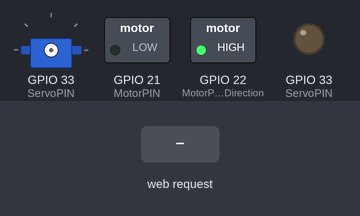
Recording of a sketch running on a simulated ESP32. Parts: servo, switched loads named in the sketch (green lamp = pin HIGH), output pins drawn as LEDs (lit = HIGH). Inputs (shaded band) come from the test bench. WiFi joins after 1.5 s; servers stay silent unless stated; servo pulses on a pin are drawn as a servo (544–2400 µs = 0–180°); what the sketch prints to the serial monitor is not drawn.

Above: at 2.7 s.
2.8 s: HTTP request GET /joy?val= received
At 4.1 s:
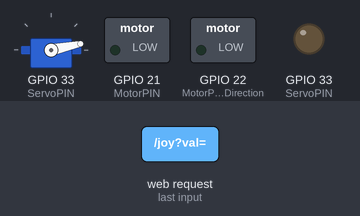
Timing chart, 0 to 5.8 s (numbered marks = the images above; inputs shaded):
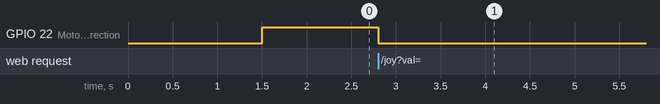

The sketch:

JoyStick.ino
```cpp
/*Built off of:
 * MEAM510 Lab 4 demo
 * March 2021
 *
 * Mark Yim
 * University of Pennsylvania
 * copyDirection (c) 2021 All Directions Reserved
 */
#include <WiFi.h>
#include "html510.h"
#include "joyJS.h"
#include "tankJS.h"

WiFiServer server(80);
//upenn wifi
/*
const char* ssid     = "#Skyroam_1t9";
const char* password = "55687127";
*/
//home wifi

const char* ssid     = "Fios-G8WhZ";
const char* password = "Jesuisungrenouille777";

const char *body;

/********************/
/* HTML510  web   */
void handleFavicon(){
  sendplain(""); // acknowledge
}

void handleRoot() {
  sendhtml(body);
}

void handleSwitch() { // Switch between JOYSTICK and TANK mode
  String s="";
  static int toggle=0;
  if (toggle) body = joybody;
  else body = tankbody;
  toggle = !toggle;
  sendplain(s); //acknowledge
}

#define Direction_CHANNEL0      0 // use first channel of 16
#define Speed_CHANNEL1       3
#define MotorPIN    21
#define MotorPIN_Direction 22
#define ServoPIN    33
#define MotorFREQ    5000
#define ServoFREQ    60
#define LEDC_RESOLUTION_BITS  12
#define LEDC_RESOLUTION  ((1<<LEDC_RESOLUTION_BITS)-1)
#define servoMin 0.045
#define servoMax 0.08
#define motorMin 0
#define motorMax 1


//initialize neccesary params
int SpeedMotor, DirectionServo,DirectionMotor;
// finds the duty cycle given the maximum and minimum allowed duty cycle
float FindDuty(int Value, float Min,float Max){
  int duty=Value;
  int Minimum=duty*Min;
  int Maximum=duty*Max;
  if(duty>=Maximum){
    duty=Maximum;
  }
  else if(duty<=Minimum){
     duty=Minimum;
  }
  return duty;
  }

void updateMotors() {
 ledcWrite(Speed_CHANNEL1,FindDuty(SpeedMotor, motorMin,motorMax));  // write duty to LEDC
 ledcWrite(Direction_CHANNEL0,FindDuty(DirectionServo,servoMin,servoMax));  // write duty to LEDC

  if(DirectionMotor<0){
    digitalWrite(MotorPIN_Direction, LOW);
  }
  else if(DirectionMotor>=0){
    digitalWrite(MotorPIN_Direction, HIGH);
  }


}

/************************/
/* joystick mode  code  */

int x,y;

void handleJoy() {
  int Speed, Direction;
  x = getVal(); // from -50 to +50
  y = getVal();
  String s = String(x) + "," + String(y);

  Speed = y;
  Direction = x;
 //determines the speed of the motor
  SpeedMotor = map(Speed, -50, 50, -1*LEDC_RESOLUTION, LEDC_RESOLUTION);
   if(SpeedMotor>=0){
  DirectionMotor=-1;
  }
  else{
    DirectionMotor=1;
    SpeedMotor=SpeedMotor*-1;
  }
  //determines direction of servor
  DirectionServo = map(Direction, -50, 50, 0, LEDC_RESOLUTION);

  sendplain(s);
  Serial.printf("received X,Y:=%d,%d\n",x,y);
}


void setup()
{
  Serial.begin(115200);
  WiFi.mode(WIFI_MODE_STA);
  WiFi.begin(ssid, password);
  //Upenn wifi
  /*
  WiFi.config(IPAddress(192, 168, 43, 109), // change the last number to your assigned number
              IPAddress(192, 168, 43, 1),
              IPAddress(255, 255, 255, 0));
*/

  //home Wifi

 WiFi.config(IPAddress(192, 168, 1, 109),
              IPAddress(192, 168, 1, 1),
              IPAddress(255, 255, 255, 0));


  while(WiFi.status()!= WL_CONNECTED ) {
    delay(500); Serial.print(".");
  }
  Serial.println("WiFi connected");
  Serial.printf("Use this URL http://%s/\n",WiFi.localIP().toString().c_str());
  server.begin();                  //Start server

 // Motor initialization
  pinMode(MotorPIN_Direction , OUTPUT);
  pinMode(MotorPIN,OUTPUT);
  pinMode(ServoPIN,OUTPUT);
  ledcSetup(Direction_CHANNEL0, ServoFREQ, LEDC_RESOLUTION_BITS); // channel, freq, bits
  ledcAttachPin(ServoPIN, Direction_CHANNEL0);
  ledcSetup(Speed_CHANNEL1, MotorFREQ, LEDC_RESOLUTION_BITS); // channel, freq, bits
  ledcAttachPin(MotorPIN, Speed_CHANNEL1);


 // HTML510 initialization
  attachHandler("/joy?val=",handleJoy);
  body = joybody;
  attachHandler("/favicon.ico",handleFavicon);
  attachHandler("/ ",handleRoot);
}

void loop()
{
  static long lastWebCheck = millis();
  static long lastMotorUpdate = millis();
  uint32_t ms;

  ms = millis();
  if (ms-lastWebCheck > 2){
    serve(server,body);
    lastWebCheck = ms;
  }
  if (ms-lastMotorUpdate > 1000/MotorFREQ) {
    updateMotors();
    lastMotorUpdate = ms;
  }
}
```

html510.cpp
```cpp
// (licence header left out)
#include <WiFi.h>
#include <WiFiClient.h>
#include "html510.h"

const char HTMLtext[] PROGMEM = R"===(HTTP/1.1 200 OK
Content-type:text/html

)==="; // note last newline is important

const char plaintext[] PROGMEM = R"===(HTTP/1.1 200 OK
Content-type:text/plain

)==="; // note last newline is important

WiFiClient client;

#define MAXHANDLERS 30
int numHandler=0;
void (*handlerptrs[MAXHANDLERS])();
String handlerpars[MAXHANDLERS];

void attachHandler( String key, void (*handler)() ) {
  char lastchar = key[key.length()-1];
  if (lastchar != ' ' && lastchar != '=')
    key = key + " ";
  handlerptrs[numHandler] = handler;
  handlerpars[numHandler] = "GET "+key;
  numHandler++;
}

//*** HTML text handling routines ****
void sendhtml(String data) {
  String s = HTMLtext;
  s = s+data;
  client.print(s);
}

void sendplain(String data) {
  String s = plaintext;
  s = s+data;
  client.print(s);
}

int getVal(){
  String num = "";
  while (client.connected()) {
    if (client.available())  {
      char d = client.read();
      num += d;
      if (d !='-' && (d<'0' || d>'9') ) break;
    }
  }
  return num.toInt();
}

//*** web server hack ***
// Could use Webserver.h routines here, but they are 100x  slower, so use a faster hack
// looks for key parameter at beginning of header, throws rest away
void serve(WiFiServer &server, const char *body) {
  int breakflag=0;
  client = server.available();
  if (client)  {
    String currentLine = "";

    while (client.connected()) {
      if (client.available())  {
        char c = client.read();
        //Serial.write(c);

        currentLine += c;
        if (breakflag || c== '\n') break; // break out of while and close connection
        for (int i=0;i<numHandler; i++){
          if(currentLine.startsWith(handlerpars[i])) {
            (*handlerptrs[i])();
            breakflag=1;
          }
        }
      }
    }
    client.stop();    // Close the connection
  }
}
```

html510.h
```cpp
/*
 * header for MEAM510 hacks for web interface
 * Jan 2021
 * Use at your own risk
 *
 */

// attach handler routine to URL parameter identifier
void attachHandler(String key, void (*handler)());

// check if client has submitted any requests and if so, execute handler
void serve(WiFiServer &server, const char *);


// routines to support HTTP messages
void sendhtml(String data) ;
void sendplain(String data);

// if the parameter includes values following "=" then return the next int value, can be comma separated
int getVal();
```

joyJS.h
```cpp
/*
 * Joystick HTML and javascript
 * uses mouse input
 *
 * code based on iamrachelle
 * https://www.instructables.com/Making-a-Joystick-With-HTML-pure-JavaScript/
 * added esp32 stuff and extra buttons and gradient graphics
 */

const char joybody[] PROGMEM = R"===(
<!DOCTYPE html>
<html>
<head> <title> Joystick </title>
    <meta name="viewport" content="user-scalable=no">
    <link rel="shortcut icon" type="image/png"
 href="https://icons.iconarchive.com/icons/google/noto-emoji-activities/16/52763-joystick-icon.png">

</head>
<body style="text-align: center;" >
  <canvas id="canvas" name="game"></canvas>
   Sent: X: <span id="x_coord"> </span> Y: <span id="y_coord"> </span> <br>
  Received X,Y: <span id="joystate"> joystate</span>

<script>
  var canvas, ctx;
  var armstate = 0;
  var x=0, y=0;
  var x_relative=0, y_relative=0;
  var resendflag=0;
  var joystate = [];

// limit transfer rate, 200 is 5Hz
  setInterval(myTimer, 200);
  var cts = 1; // clear to send
  function myTimer() {
    cts = 1;
    if (x_relative != joystate[0] || y_relative != joystate[1]) { // Add any additional conditions for re-sending data
      upDate();
    }
  }


// joystick UI
  window.addEventListener('load', () => {
      canvas = document.getElementById('canvas');
      ctx = canvas.getContext('2d');
      resize();

      document.addEventListener('mousedown', startDrawing);
      document.addEventListener('mouseup', stopDrawing);
      document.addEventListener('mousemove', Draw);

      document.addEventListener('touchstart', startDrawing);
      document.addEventListener('touchend', stopDrawing);
      document.addEventListener('touchcancel', stopDrawing);
      document.addEventListener('touchmove', Draw);

      // keyboard event listeners (from tankJS)
      document.addEventListener('keydown', keyDownHandler, true);
      document.addEventListener('keyup', keyUpHandler, true);

      window.addEventListener('resize', resize);

      document.getElementById("x_coord").innerText = 0;
      document.getElementById("y_coord").innerText = 0;
  });

  var width, height, radius=50, x_orig, y_orig;
  function resize() {
      width = window.innerWidth;
      height = radius * 4;
      ctx.canvas.width = width;
      ctx.canvas.height = height;
      background();
      x = width/2; y= height/2;
      upDate();
  }


  function upDate(){
    joystick();
    sendJoy(x,y);
  }

  function joystick() {
      var grd = ctx.createRadialGradient(x+10,y-10,3,x+10,y-10,50);
      ctx.beginPath();
      grd.addColorStop(0,"white");
      grd.addColorStop(1,"red");
      ctx.arc(x, y, radius, 0, Math.PI * 2, true);
      ctx.fillStyle = grd;
      ctx.fill();
  }

  let coord = { x: 0, y: 0 };
  let paint = false;

  function getPosition(event) {
    e = window.event || e;
    var mouse_x = e.clientX || e.touches[0].clientX;
    var mouse_y = e.clientY || e.touches[0].clientY;
    coord.x = mouse_x - canvas.offsetLeft;
    coord.y = mouse_y - canvas.offsetTop;
  }

  function inCircle() {
      var current_radius = Math.sqrt(Math.pow(coord.x - x_orig, 2) + Math.pow(coord.y - y_orig, 2));
      if (radius >= current_radius) return true
      else return false
  }


// keypress handlers from Tank Mode

var keyboardCode = function(event) {
  var code;
  if (event.repeat) return 0; // ignore repeating if held down
  if (event.key !== undefined) { code = event.key; }
  else if (event.keyCode !== undefined) {code = event.keyCode;}
  return code;
};

function keyDownHandler(event) {
  var code = keyboardCode(event);
    if (code == 0) return; // repeating
    //document.getElementById("debug").innerHTML =  code;

    if(code == 81 || code == 'q') { // Q key
      armstate = -4; //note that armstate is purely visual in this example, it is NOT sent over to the ESP
      armup(); //"armup" is only sent on key press
    }
    if(code == 65 || code == 'a') { // A key
      armstate = 4; //"armdown" is only sent on key press
      armdown()
    }

    upDate();
    Draw(event);
}

function keyUpHandler(event) {
  var code =keyboardCode(event);

    if(code == 81 || code == 'q' ) { // Q key
      armstate = 0; //update visual, does not send anything to ESP
    }
    if(code == 65 || code == 'a' ) { // A key
      armstate = 0;
    }
    upDate();
    Draw(event);

}

  function background() {
      x_orig = width / 2;
      y_orig = height / 2;
      ctx.beginPath();
      ctx.fillStyle = '#c5c5c5';
      ctx.rect(width*1/4-5, height/2-50, 10, 100);
      ctx.fill();
      ctx.fillStyle = 'black';
      ctx.fillText("[ Q ]",width*1/4-8, height/2-55);
      ctx.fillText("[ A ]",width*1/4-8, height/2+60);
      ctx.arc(x_orig, y_orig, radius + 20, 0, Math.PI * 2, true);
      ctx.fillStyle = '#c5c5c5';
      ctx.fill();
  }


  function startDrawing(event) {
      getPosition(event);
      if (inCircle()) {
          paint = true;
          ctx.clearRect(0, 0, canvas.width, canvas.height);
          background();
          cts = 1;      // hack to ensure message goes through
          x = coord.x; y = coord.y;
          upDate();
          Draw();
      }
  }

  function stopDrawing() {
      if (paint) {
        ctx.clearRect(0, 0, canvas.width, canvas.height);
        background();
        knob(width*1/4, height/2+armstate*10);
        cts = 1;      // hack to ensure message goes through
        x = width/2; y= height/2;
        upDate();
      }
      paint = false;
      x_relative=0;
      y_relative=0;
      document.getElementById("x_coord").innerText = x_relative;
      document.getElementById("y_coord").innerText = y_relative;
  }

  function Draw(event) {
      if (paint) {
          ctx.clearRect(0, 0, canvas.width, canvas.height);
          background();

          //update lever display
          knob(width*1/4, height/2+armstate*10);

          //update joystick display
          var angle_in_degrees,cx, cy;
          var angle = Math.atan2((coord.y - y_orig), (coord.x - x_orig));

          if (Math.sign(angle) == -1) angle_in_degrees = Math.round(-angle * 180 / Math.PI);
          else angle_in_degrees = Math.round( 360 - angle * 180 / Math.PI);

          if (inCircle()) {
              x = coord.x;
              y = coord.y;
          }
          else {
              x = radius * Math.cos(angle) + x_orig;
              y = radius * Math.sin(angle) + y_orig;
          }
          upDate();

          getPosition(event);
      }
      else{ //if paint is NOT true, i.e. mouse button has not been pressed
        ctx.clearRect(0, 0, canvas.width, canvas.height);
        background();

        //update lever display, leave joystick unchanged
        knob(width*1/4, height/2+armstate*10);
        upDate();
        }
  }

  function knob(x,y) {
    var grd = ctx.createRadialGradient(x+10,y-10,3,x+10,y-10,50);
    ctx.beginPath();
    grd.addColorStop(0,"white");
    grd.addColorStop(1,"red");
    ctx.fillStyle = grd;
    ctx.arc(x, y, 20, 0, Math.PI * 2, true);
    ctx.fillStyle = grd;
    ctx.fill();
  }

  function drawLevers() {
    knob(width*1/4, height/2+armstate*10); // left knob
  }


// UI functions via AJAX to esp32
  function armup() {
    var xhttp = new XMLHttpRequest();
    xhttp.onreadystatechange = function() {
      if (this.readyState == 4 && this.status == 200) {
        armstate = this.responseText;
        document.getElementById("armstate").innerHTML = this.responseText;
      }
    };
    xhttp.open("GET", "armup", true);
    xhttp.send();
  }

  function armdown() {
    var xhttp = new XMLHttpRequest();
    xhttp.onreadystatechange = function() {
      if (this.readyState == 4 && this.status == 200) {
        armstate = this.responseText;
        document.getElementById("armstate").innerHTML = this.responseText;
      }
    };
    xhttp.open("GET", "armdown", true);
    xhttp.send();
  }

  function switchmode() {
    var xhttp = new XMLHttpRequest();
    xhttp.onreadystatechange = function() {
      if (this.readyState == 4 && this.status == 200) {
        location.reload();
      }
    };
    xhttp.open("GET", "switchmode", true);
    xhttp.send();
  }

  function sendJoy(x,y) {
    x_relative = Math.round(x - x_orig);
    y_relative = Math.round(y - y_orig);

    document.getElementById("x_coord").innerText = x_relative;
    document.getElementById("y_coord").innerText = y_relative ;

    if (cts) {
      var xhttp = new XMLHttpRequest();
      var str = "joy?val=";
      var res = str.concat(x_relative,",",y_relative);
      xhttp.onreadystatechange = function() {
        if (this.readyState == 4) {
          if (this.status == 200) {
            resendflag = 0;
            joystate = this.responseText.split(",");
            document.getElementById("joystate").innerHTML = this.responseText;
          }
          else  resendflag = 1; // may not need this
        }
      };
      xhttp.open("GET", res, true);
      xhttp.send();
      cts = 0;
    }
  }

    //can use this function to send over armstate if desired
    function sendState() {
    var xhttp = new XMLHttpRequest();
    var str = "lever?val=";
    var res = str.concat(armstate,",");
    document.getElementById("levers").innerHTML = res;
    xhttp.onreadystatechange = function() {
      if (this.readyState == 4) {
        if (this.status == 200) {
          resendflag = 0;
          leverstate = this.responseText.split(",");
          document.getElementById("acknowledge").innerHTML = this.responseText;
        }  else  resendflag = 1
      }
    };
    xhttp.open("GET", res, true);
    xhttp.send();
  }

</script>
</body>
</html>
)===";
```

Source omitted: tankJS.h (5617 bytes)

Measured:
- after the input at 2.8 s, GPIO 22 (MotorPIN_Direction): HIGH → LOW at once
